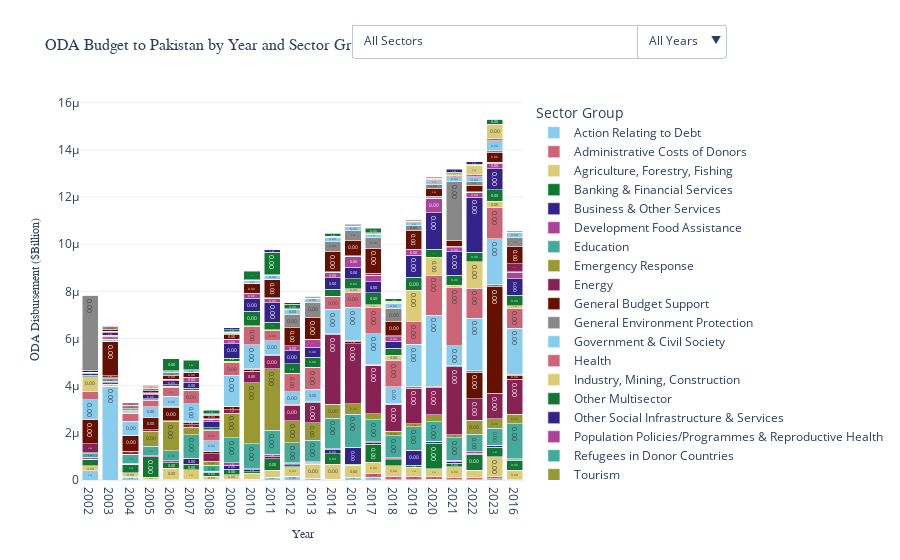

The notebook cell this image was saved under:
### Code cell
# Add dropdown filter for sector groups
sector_groups = grouped["sector_group"].unique()
years = grouped["year"].unique()

# Dropdown options for sector groups
sector_dropdown_options = [
    {"label": "All Sectors", "method": "update", "args": [{"visible": [True] * len(grouped)}, {}]}
]
for sector in sector_groups:
    visibility = [True if group == sector else False for group in grouped["sector_group"]]
    sector_dropdown_options.append(
        {"label": sector, "method": "update", "args": [{"visible": visibility}, {}]}
    )
# Dropdown options for years
year_dropdown_options = [
    {"label": "All Years", "method": "update", "args": [{"visible": [True] * len(grouped)}, {}]}
]
for year in years:
    visibility = [True if y == year else False for y in grouped["year"]]
    year_dropdown_options.append(
        {"label": year, "method": "update", "args": [{"visible": visibility}, {}]}
    )

# Add both dropdown filters to layout


fig.update_layout(
    updatemenus=[{
            "buttons": sector_dropdown_options,
            "direction": "down",
            "showactive": True,
            "x": 1,  # Position sector filter at top-left
            "y": 1.2,
            "xanchor": "center",
            "yanchor": "top",
            "name": "Sector Group"
        },
        {
            "buttons": year_dropdown_options,
            "direction": "down",
            "showactive": True,
            "x": 1.35,  # Position year filter at top-right
                        "y": 1.2,
            "xanchor": "center",
            "yanchor": "top",
            "name": "Year"
        }

],
    barmode="stack",
    title_font=dict(family="Arial", size=16),
    xaxis_title_font=dict(family="Arial", size=12),
    yaxis_title_font=dict(family="Arial", size=12),
    legend_title="Sector Group",
    template="plotly_white"
)

# Format bar labels for readability
fig.update_traces(texttemplate='%{text:.2f}', textposition='inside')

# Show figure
fig.show()
